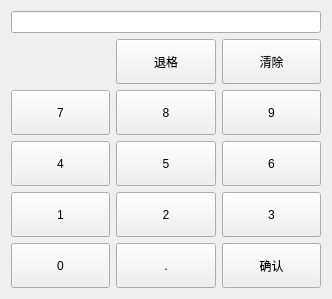
<?xml version="1.0" encoding="UTF-8"?>
<ui version="4.0">
 <class>VirtualKeyboard</class>
 <widget class="QWidget" name="VirtualKeyboard">
  <property name="geometry">
   <rect>
    <x>0</x>
    <y>0</y>
    <width>332</width>
    <height>299</height>
   </rect>
  </property>
  <property name="windowTitle">
   <string>VirtualKeyboard</string>
  </property>
  <layout class="QVBoxLayout" name="verticalLayout">
   <item>
    <widget class="QLineEdit" name="lineEdit">
     <property name="sizePolicy">
      <sizepolicy hsizetype="Expanding" vsizetype="Maximum">
       <horstretch>0</horstretch>
       <verstretch>0</verstretch>
      </sizepolicy>
     </property>
    </widget>
   </item>
   <item>
    <layout class="QGridLayout" name="gridLayout">
     <item row="0" column="1">
      <widget class="QPushButton" name="backspace">
       <property name="sizePolicy">
        <sizepolicy hsizetype="Minimum" vsizetype="Minimum">
         <horstretch>0</horstretch>
         <verstretch>0</verstretch>
        </sizepolicy>
       </property>
       <property name="text">
        <string>退格</string>
       </property>
      </widget>
     </item>
     <item row="0" column="2">
      <widget class="QPushButton" name="clear">
       <property name="sizePolicy">
        <sizepolicy hsizetype="Minimum" vsizetype="Minimum">
         <horstretch>0</horstretch>
         <verstretch>0</verstretch>
        </sizepolicy>
       </property>
       <property name="text">
        <string>清除</string>
       </property>
      </widget>
     </item>
     <item row="1" column="0">
      <widget class="QPushButton" name="pushButton">
       <property name="sizePolicy">
        <sizepolicy hsizetype="Minimum" vsizetype="Minimum">
         <horstretch>0</horstretch>
         <verstretch>0</verstretch>
        </sizepolicy>
       </property>
       <property name="text">
        <string>7</string>
       </property>
      </widget>
     </item>
     <item row="1" column="1">
      <widget class="QPushButton" name="pushButton_2">
       <property name="sizePolicy">
        <sizepolicy hsizetype="Minimum" vsizetype="Minimum">
         <horstretch>0</horstretch>
         <verstretch>0</verstretch>
        </sizepolicy>
       </property>
       <property name="text">
        <string>8</string>
       </property>
      </widget>
     </item>
     <item row="1" column="2">
      <widget class="QPushButton" name="pushButton_3">
       <property name="sizePolicy">
        <sizepolicy hsizetype="Minimum" vsizetype="Minimum">
         <horstretch>0</horstretch>
         <verstretch>0</verstretch>
        </sizepolicy>
       </property>
       <property name="text">
        <string>9</string>
       </property>
      </widget>
     </item>
     <item row="2" column="0">
      <widget class="QPushButton" name="pushButton_4">
       <property name="sizePolicy">
        <sizepolicy hsizetype="Minimum" vsizetype="Minimum">
         <horstretch>0</horstretch>
         <verstretch>0</verstretch>
        </sizepolicy>
       </property>
       <property name="text">
        <string>4</string>
       </property>
      </widget>
     </item>
     <item row="2" column="1">
      <widget class="QPushButton" name="pushButton_5">
       <property name="sizePolicy">
        <sizepolicy hsizetype="Minimum" vsizetype="Minimum">
         <horstretch>0</horstretch>
         <verstretch>0</verstretch>
        </sizepolicy>
       </property>
       <property name="text">
        <string>5</string>
       </property>
      </widget>
     </item>
     <item row="2" column="2">
      <widget class="QPushButton" name="pushButton_6">
       <property name="sizePolicy">
        <sizepolicy hsizetype="Minimum" vsizetype="Minimum">
         <horstretch>0</horstretch>
         <verstretch>0</verstretch>
        </sizepolicy>
       </property>
       <property name="text">
        <string>6</string>
       </property>
      </widget>
     </item>
     <item row="3" column="0">
      <widget class="QPushButton" name="pushButton_7">
       <property name="sizePolicy">
        <sizepolicy hsizetype="Minimum" vsizetype="Minimum">
         <horstretch>0</horstretch>
         <verstretch>0</verstretch>
        </sizepolicy>
       </property>
       <property name="text">
        <string>1</string>
       </property>
      </widget>
     </item>
     <item row="3" column="1">
      <widget class="QPushButton" name="pushButton_8">
       <property name="sizePolicy">
        <sizepolicy hsizetype="Minimum" vsizetype="Minimum">
         <horstretch>0</horstretch>
         <verstretch>0</verstretch>
        </sizepolicy>
       </property>
       <property name="text">
        <string>2</string>
       </property>
      </widget>
     </item>
     <item row="3" column="2">
      <widget class="QPushButton" name="pushButton_9">
       <property name="sizePolicy">
        <sizepolicy hsizetype="Minimum" vsizetype="Minimum">
         <horstretch>0</horstretch>
         <verstretch>0</verstretch>
        </sizepolicy>
       </property>
       <property name="text">
        <string>3</string>
       </property>
      </widget>
     </item>
     <item row="4" column="0">
      <widget class="QPushButton" name="pushButton_10">
       <property name="sizePolicy">
        <sizepolicy hsizetype="Minimum" vsizetype="Minimum">
         <horstretch>0</horstretch>
         <verstretch>0</verstretch>
        </sizepolicy>
       </property>
       <property name="text">
        <string>0</string>
       </property>
      </widget>
     </item>
     <item row="4" column="1">
      <widget class="QPushButton" name="point">
       <property name="sizePolicy">
        <sizepolicy hsizetype="Minimum" vsizetype="Minimum">
         <horstretch>0</horstretch>
         <verstretch>0</verstretch>
        </sizepolicy>
       </property>
       <property name="text">
        <string>.</string>
       </property>
      </widget>
     </item>
     <item row="4" column="2">
      <widget class="QPushButton" name="ok">
       <property name="sizePolicy">
        <sizepolicy hsizetype="Minimum" vsizetype="Minimum">
         <horstretch>0</horstretch>
         <verstretch>0</verstretch>
        </sizepolicy>
       </property>
       <property name="text">
        <string>确认</string>
       </property>
      </widget>
     </item>
    </layout>
   </item>
  </layout>
 </widget>
 <layoutdefault spacing="6" margin="11"/>
 <resources/>
 <connections/>
</ui>
